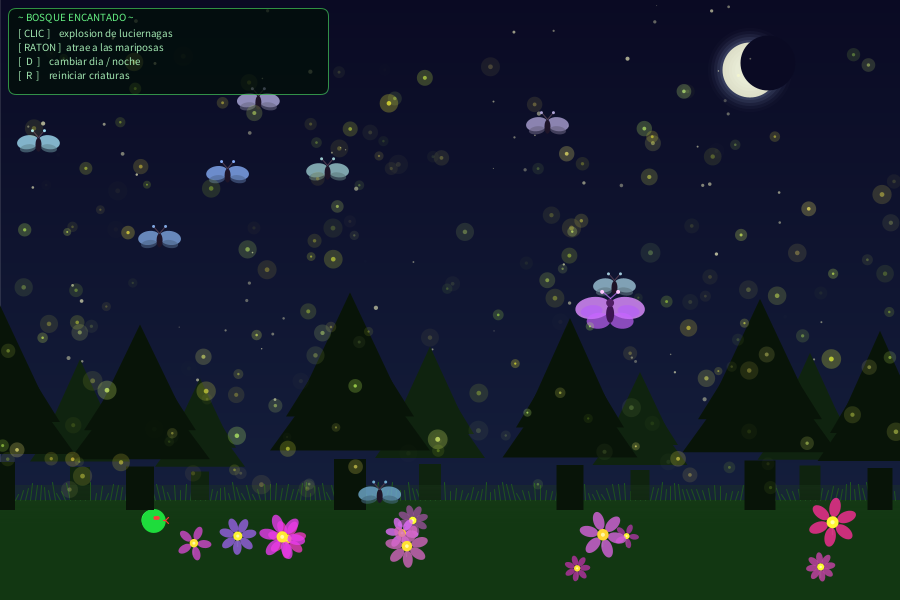
Frame 1 (no input)
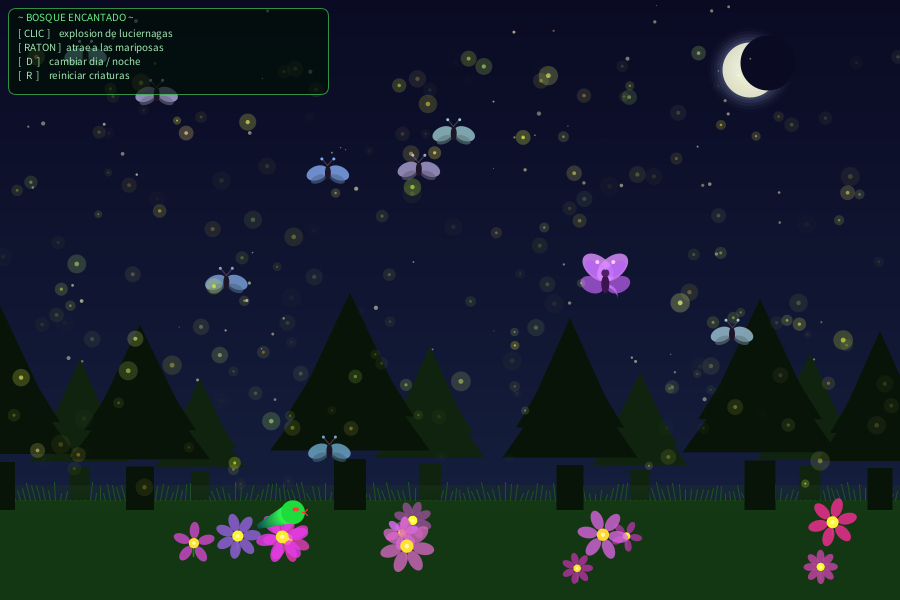
Frame 60 (the mouse pressed at the canvas centre just before this capture)
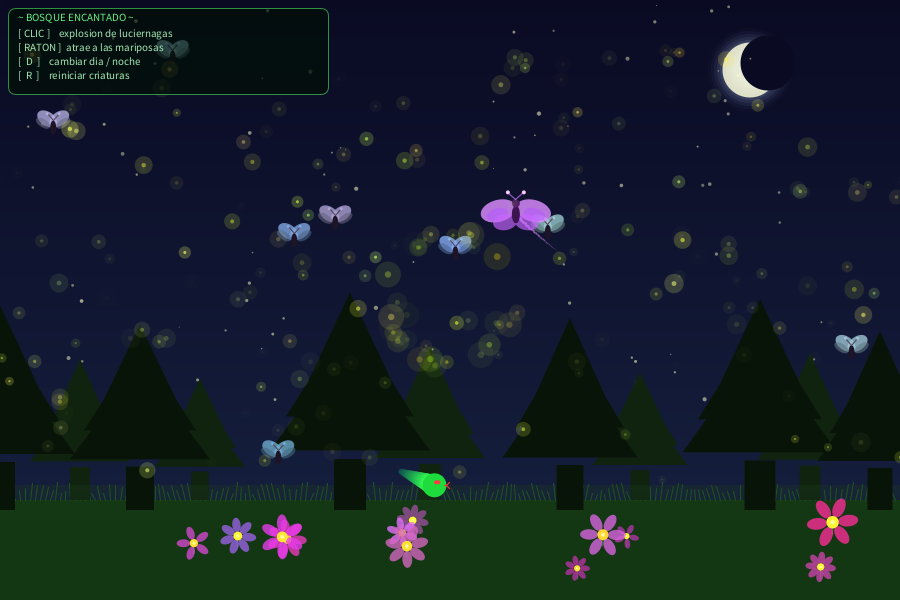
Frame 120 (the mouse held since frame 60 and released just before this capture)

The Processing sketch that drew these frames (run headless with seeded random() and noise(); from frame 60 on, the mouse is pressed at the canvas centre):

// Processing sketch: BosqueEncantado
// ── BosqueEncantado.pde
// ============================================================
//  BOSQUE ENCANTADO – Escenario interactivo
//  Asignatura: Simulación
//  Autor: José Luis García Valverde — Grupo 1.1 (jl.garciavalverde@um.es)
//  Fecha: Marzo 2026
// ============================================================
//
//  CÓMO INTERACTUAR:
//  - Haz clic en cualquier lugar para crear una explosión de luciérnagas.
//  - Mueve el ratón para atraer a las Mariposas Sinusoidales.
//  - Pulsa la tecla [D] para activar/desactivar el "modo día".
//  - Pulsa la tecla [R] para reiniciar todas las criaturas.
//
// ============================================================

// --- Variables globales ---
SistemaBrillo   sistemaBrillo;      // Sistema de partículas (luciérnagas)
Sierpe          sierpe;             // Movimiento RECTILÍNEO (serpiente)
MariposaRuido   mariposa;           // Movimiento por RUIDO (noise)
ArrayList<MariposaS>  mariposas;    // Movimiento SINUSOIDAL (bandada)
ArrayList<Flor>       flores;       // Movimiento de GIRO (rotación)

boolean modoDia  = false;           // Estado del "modo día"
float   transDia = 0;               // 0 = noche pura, 1 = día pleno (transición suave)

// Datos de la hierba (pre-generados para animar el ondeo cada frame)
float[] hierba_x;
float[] hierba_h;

// Paleta del fondo
color CIELO_NOCHE  = color(10,  10,  35);
color CIELO_DIA    = color(100, 170, 255);
color SUELO_COLOR  = color(18,  55,  18);
color NIEBLA_COLOR = color(30,  60,  30, 80);

// ============================================================
void setup() {
  size(900, 600);
  colorMode(RGB, 255);

  sistemaBrillo = new SistemaBrillo(200);   // 200 luciérnagas
  sierpe        = new Sierpe();

  // Pre-generar posiciones y alturas de cada brizna de hierba
  int numBriznas = width / 5;
  hierba_x = new float[numBriznas];
  hierba_h = new float[numBriznas];
  randomSeed(7);
  for (int i = 0; i < numBriznas; i++) {
    hierba_x[i] = i * 5.0;
    hierba_h[i] = random(5, 18);
  }
  randomSeed(millis());
  mariposa      = new MariposaRuido();

  // Bandada de mariposas sinusoidales
  mariposas = new ArrayList<MariposaS>();
  for (int i = 0; i < 8; i++) {
    mariposas.add(new MariposaS(random(width), random(100, height - 100)));
  }

  // Flores giratorias distribuidas por el suelo
  flores = new ArrayList<Flor>();
  for (int i = 0; i < 12; i++) {
    flores.add(new Flor(random(40, width - 40), random(height - 90, height - 30)));
  }
}

// ============================================================
void draw() {
  // Transición suave entre noche y día (~1.5 s para completarse)
  transDia = lerp(transDia, modoDia ? 1.0 : 0.0, 0.02);

  // --- Capas de dibujo (de atrás hacia adelante) ---

  // 1. Cielo, suelo y hierba
  dibujarFondo();

  // 2. Árboles del fondo (plano lejano)
  dibujarArbolesLejanos();

  // 3. Niebla del suelo
  dibujarNiebla();

  // 4. Flores giratorias en el suelo (ROTACIÓN)
  for (Flor f : flores) {
    f.actualizar();
    f.dibujar();
  }

  // 5. Sierpe en el suelo (MOVIMIENTO RECTILÍNEO)
  sierpe.actualizar();
  sierpe.dibujar();

  // 6. Árboles de primer plano — tapan parcialmente lo del suelo
  dibujarArbolesCercanos();

  // 7. Mariposas sinusoidales volando (SENO)
  for (MariposaS ms : mariposas) {
    ms.actualizar();
    ms.dibujar();
  }

  // 8. Mariposa de ruido volando (NOISE)
  mariposa.actualizar();
  mariposa.dibujar();

  // 9. Sistema de partículas: luciérnagas
  sistemaBrillo.actualizar();
  sistemaBrillo.dibujar();

  // 10. HUD con instrucciones
  dibujarHUD();
}

// ============================================================
// Eventos de teclado y ratón
// ============================================================
void mousePressed() {
  // Explosión de luciérnagas en el punto de clic
  sistemaBrillo.explotar(mouseX, mouseY, 30);
}

void keyPressed() {
  if (key == 'd' || key == 'D') {
    modoDia = !modoDia;
  }
  if (key == 'r' || key == 'R') {
    sierpe        = new Sierpe();
    mariposa      = new MariposaRuido();
    mariposas.clear();
    for (int i = 0; i < 8; i++) {
      mariposas.add(new MariposaS(random(width), random(100, height - 100)));
    }
  }
}

// ============================================================
// Funciones auxiliares de dibujo del escenario
// ============================================================

/** Dibuja el gradiente de cielo y el suelo con transición suave día/noche. */
void dibujarFondo() {
  // Colores del cielo interpolados con transDia
  color cieloTop = lerpColor(CIELO_NOCHE,       color(100, 170, 255), transDia);
  color cieloBot = lerpColor(color(20, 30, 60), color(180, 230, 255), transDia);

  // Gradiente vertical del cielo
  noFill();
  for (int y = 0; y < height - 100; y++) {
    float t = map(y, 0, height - 100, 0, 1);
    stroke(lerpColor(cieloTop, cieloBot, t));
    line(0, y, width, y);
  }
  noStroke();

  // --- LUNA (se desvanece al amanecer) ---
  float alfaNoche = 1 - transDia;
  if (alfaNoche > 0.02) {
    // Aura difusa en capas
    for (int r = 90; r > 28; r -= 6) {
      float a = map(r, 28, 90, 50, 0) * alfaNoche;
      fill(180, 200, 255, (int)a);
      ellipse(750, 70, r, r);
    }
    // Disco lunar
    fill(255, 255, 220, (int)(210 * alfaNoche));
    ellipse(750, 70, 55, 55);
    // "Mordisco" cuyo color sigue el cielo actual
    fill(red(cieloTop), green(cieloTop), blue(cieloTop), (int)(255 * alfaNoche));
    ellipse(768, 63, 55, 55);
  }

  // --- ESTRELLAS parpadeantes (se desvanecen al amanecer) ---
  if (alfaNoche > 0.02) {
    randomSeed(42);
    for (int i = 0; i < 80; i++) {
      float sx = random(width);
      float sy = random(height - 200);
      float sr = random(0.5, 2.2);
      // Parpadeo orgánico con noise()
      float brillo = noise(sx * 0.04, sy * 0.04, frameCount * 0.012);
      float alpha  = map(brillo, 0, 1, 40, 220) * alfaNoche;
      fill(255, 255, 200, alpha);
      ellipse(sx, sy, sr * 2, sr * 2);
    }
    randomSeed(millis());
  }

  // --- SOL (aparece al amanecer) ---
  if (transDia > 0.02) {
    // Halo solar
    for (int r = 130; r > 40; r -= 8) {
      float a = map(r, 40, 130, 55, 0) * transDia;
      fill(255, 230, 80, (int)a);
      ellipse(750, 80, r, r);
    }
    // Disco solar
    fill(255, 220, 50, (int)(255 * transDia));
    ellipse(750, 80, 70, 70);
    // Rayos que giran lentamente
    stroke(255, 220, 50, (int)(140 * transDia));
    strokeWeight(2);
    float rotSol = frameCount * 0.004;
    for (int a = 0; a < 12; a++) {
      float ang = TWO_PI / 12 * a + rotSol;
      line(750 + cos(ang)*40, 80 + sin(ang)*40,
           750 + cos(ang)*58, 80 + sin(ang)*58);
    }
    strokeWeight(1);
    noStroke();
  }

  // --- SUELO (más claro y verde de día) ---
  color sueloDia = color(35, 100, 35);
  fill(lerpColor(SUELO_COLOR, sueloDia, transDia));
  noStroke();
  rect(0, height - 100, width, 100);

  // --- HIERBA ANIMADA (ondeo senoidal según el "viento") ---
  color hierbaDia   = color(55, 160, 55);
  color hierbaNoche = color(30,  90, 30);
  stroke(lerpColor(hierbaNoche, hierbaDia, transDia));
  strokeWeight(1);
  for (int i = 0; i < hierba_x.length; i++) {
    float ondeo = sin(frameCount * 0.04 + hierba_x[i] * 0.07) * 3.5;
    line(hierba_x[i], height - 100,
         hierba_x[i] + ondeo, height - 100 - hierba_h[i]);
  }
  strokeWeight(1);
  noStroke();
}

/** Dibuja los árboles del fondo (plano lejano, más pequeños y claros). */
void dibujarArbolesLejanos() {
  dibujarArbol(80,  height - 100, 20, 110, color(15, 35, 15), color(35, 90, 35));
  dibujarArbol(200, height - 100, 18, 95,  color(15, 35, 15), color(35, 90, 35));
  dibujarArbol(430, height - 100, 22, 120, color(15, 35, 15), color(35, 90, 35));
  dibujarArbol(640, height - 100, 19, 100, color(15, 35, 15), color(35, 90, 35));
  dibujarArbol(810, height - 100, 21, 115, color(15, 35, 15), color(35, 90, 35));
}

/** Dibuja los árboles de primer plano (más grandes y oscuros, tapan a las criaturas del suelo). */
void dibujarArbolesCercanos() {
  dibujarArbol(0,   height - 90, 30, 160, color(8, 20, 8), color(22, 65, 22));
  dibujarArbol(140, height - 90, 28, 145, color(8, 20, 8), color(22, 65, 22));
  dibujarArbol(350, height - 90, 32, 170, color(8, 20, 8), color(22, 65, 22));
  dibujarArbol(570, height - 90, 27, 150, color(8, 20, 8), color(22, 65, 22));
  dibujarArbol(760, height - 90, 31, 165, color(8, 20, 8), color(22, 65, 22));
  dibujarArbol(880, height - 90, 25, 140, color(8, 20, 8), color(22, 65, 22));
}

/** Dibuja un árbol genérico en (x,y) con grosor de tronco w y altura h. */
void dibujarArbol(float x, float y, float w, float h, color cNoche, color cDia) {
  color c = lerpColor(cNoche, cDia, transDia);
  noStroke();
  fill(c);
  // Tronco
  rect(x - w/2, y - h * 0.3, w, h * 0.3);
  // Copa triangular (tres triángulos escalonados)
  triangle(x - w*2.5, y - h*0.35,
           x + w*2.5, y - h*0.35,
           x,         y - h);
  triangle(x - w*2.0, y - h*0.55,
           x + w*2.0, y - h*0.55,
           x,         y - h * 1.15);
  triangle(x - w*1.4, y - h*0.72,
           x + w*1.4, y - h*0.72,
           x,         y - h * 1.28);
}

/** Dibuja una capa de niebla/ambiente en el suelo, adaptada al momento del día. */
void dibujarNiebla() {
  noStroke();
  // De noche: neblina verde oscura. De día: neblina verde clara casi blanca.
  color niebla = lerpColor(NIEBLA_COLOR, color(200, 230, 200, 60), transDia);
  for (int y = height - 115; y < height - 75; y++) {
    float alpha = map(y, height - 115, height - 75, 80, 0);
    fill(red(niebla), green(niebla), blue(niebla), alpha);
    rect(0, y, width, 1);
  }
}

/** Muestra las instrucciones en pantalla con estética de bosque. */
void dibujarHUD() {
  // Fondo oscuro translúcido con borde verde mágico
  fill(0, 15, 5, 175);
  stroke(60, 180, 80, 200);
  strokeWeight(1);
  rect(8, 8, 320, 86, 8);
  noStroke();
  // Título
  fill(100, 240, 130);
  textSize(11);
  textAlign(LEFT, TOP);
  text("~ BOSQUE ENCANTADO ~", 18, 13);
  // Instrucciones
  fill(180, 255, 195, 230);
  text("[ CLIC ]    explosion de luciernagas", 18, 29);
  text("[ RATON ]  atrae a las mariposas",      18, 43);
  text("[  D  ]    cambiar dia / noche",         18, 57);
  text("[  R  ]    reiniciar criaturas",          18, 71);
}

// ── Flor.pde
// ============================================================
//  CLASE: Flor
//  TIPO DE MOVIMIENTO: GIRO (rotación)
//
//  Flor mágica del suelo del bosque cuyo centro gira
//  continuamente y cuyos pétalos oscilan con una rotación
//  adicional. Representa el movimiento de GIRO/ROTACIÓN.
// ============================================================
class Flor {
  PVector posicion;
  float   angulo;         // ángulo de rotación actual
  float   velocidadGiro;  // velocidad angular (rad/frame)
  int     numPetalos;
  float   radioPetalo;
  float   radioNucleo;
  color   colorPetalo;
  color   colorNucleo;
  float   escala;         // para animar el "pulso"

  Flor(float x, float y) {
    posicion      = new PVector(x, y);
    angulo        = random(TWO_PI);
    velocidadGiro = random(0.01, 0.04) * (random(1) > 0.5 ? 1 : -1);
    numPetalos    = int(random(5, 9));
    radioPetalo   = random(8, 18);
    radioNucleo   = radioPetalo * 0.4;
    // Colores mágicos variados
    colorPetalo = color(random(150,255), random(30,120), random(150,255), 200);
    colorNucleo = color(255, random(200,255), 50);
    escala      = 1;
  }

  /** Incrementa el ángulo → rotación continua. Anima el "pulso". */
  void actualizar() {
    angulo += velocidadGiro;
    // Pulso de escala con seno para un efecto "vivo"
    escala = 1 + sin(frameCount * 0.05 + posicion.x) * 0.12;
  }

  /** Dibuja la flor rotada y escalada. */
  void dibujar() {
    pushMatrix();
    translate(posicion.x, posicion.y);
    scale(escala);

    // Tallo
    stroke(40, 120, 40);
    strokeWeight(1.5);
    line(0, 0, 0, 12);
    noStroke();

    // Pétalos (dispuestos en círculo, todos girados por 'angulo')
    rotate(angulo);
    for (int i = 0; i < numPetalos; i++) {
      float theta = map(i, 0, numPetalos, 0, TWO_PI);
      pushMatrix();
      rotate(theta);
      fill(colorPetalo);
      // Cada pétalo es una elipse descentrada
      ellipse(0, -radioPetalo, radioPetalo * 0.75, radioPetalo * 1.3);
      popMatrix();
    }

    // Núcleo brillante
    fill(colorNucleo);
    ellipse(0, 0, radioNucleo * 2, radioNucleo * 2);
    // Brillo central
    fill(255, 255, 200, 200);
    ellipse(0, 0, radioNucleo * 0.7, radioNucleo * 0.7);

    popMatrix();
  }
}

// ── MariposaRuido.pde
// ============================================================
//  CLASE: MariposaRuido
//  TIPO DE MOVIMIENTO: NOISE (Perlin noise)
//
//  Una gran mariposa mágica cuya trayectoria está determinada
//  íntegramente por la función noise() de Processing,
//  produciendo un vuelo orgánico e impredecible.
// ============================================================
class MariposaRuido {
  PVector posicion;
  float   tX, tY;       // offsets de tiempo en el espacio de ruido
  float   velocidad;
  float   anguloAlas;
  // Estela: historial de posiciones
  int     largoEstela;
  float[] estelaX, estelaY;
  color   colorCuerpo;

  MariposaRuido() {
    posicion    = new PVector(random(100, width - 100), random(80, height - 150));
    tX          = random(1000);
    tY          = random(1000);
    velocidad   = 2.5;
    largoEstela = 30;
    estelaX     = new float[largoEstela];
    estelaY     = new float[largoEstela];
    anguloAlas  = 0;
    colorCuerpo = color(220, 140, 255);  // violeta mágico

    for (int i = 0; i < largoEstela; i++) {
      estelaX[i] = posicion.x;
      estelaY[i] = posicion.y;
    }
  }

  /** La posición se actualiza mediante ruido de Perlin en dos ejes. */
  void actualizar() {
    // Mappear noise(0..1) a un rango de velocidad (-vel, +vel)
    float vx = map(noise(tX), 0, 1, -velocidad, velocidad);
    float vy = map(noise(tY), 0, 1, -velocidad, velocidad);

    // Avanzar offsets de tiempo para obtener movimiento continuo
    tX += 0.007;
    tY += 0.007;

    // Actualizar estela
    for (int i = largoEstela - 1; i > 0; i--) {
      estelaX[i] = estelaX[i - 1];
      estelaY[i] = estelaY[i - 1];
    }
    estelaX[0] = posicion.x;
    estelaY[0] = posicion.y;

    posicion.x += vx;
    posicion.y += vy;

    // Mantener dentro del escenario con rebote suave
    if (posicion.x < 30)           { posicion.x = 30;           tX += 0.5; }
    if (posicion.x > width - 30)   { posicion.x = width - 30;   tX += 0.5; }
    if (posicion.y < 40)           { posicion.y = 40;            tY += 0.5; }
    if (posicion.y > height - 120) { posicion.y = height - 120;  tY += 0.5; }

    anguloAlas = sin(frameCount * 0.18) * 0.7;
  }

  /** Dibuja la estela mágica y la mariposa. */
  void dibujar() {
    // Estela de polvo mágico
    noFill();
    for (int i = 1; i < largoEstela; i++) {
      float alpha = map(i, 0, largoEstela, 160, 0);
      stroke(red(colorCuerpo), green(colorCuerpo), blue(colorCuerpo), alpha);
      strokeWeight(map(i, 0, largoEstela, 3, 0.3));
      line(estelaX[i-1], estelaY[i-1], estelaX[i], estelaY[i]);
    }
    noStroke();

    // --- Cuerpo de la mariposa ---
    pushMatrix();
    translate(posicion.x, posicion.y);

    // Alas (más grandes que MariposaS — es la "mariposa reina")
    // Ala superior izquierda
    pushMatrix();
    rotate(-anguloAlas);
    fill(220, 140, 255, 210);
    ellipse(-16, -8, 36, 22);
    fill(180, 90, 255, 140);
    ellipse(-18, -5, 22, 12);
    popMatrix();

    // Ala superior derecha
    pushMatrix();
    rotate(anguloAlas);
    fill(220, 140, 255, 210);
    ellipse(16, -8, 36, 22);
    fill(180, 90, 255, 140);
    ellipse(18, -5, 22, 12);
    popMatrix();

    // Ala inferior izquierda
    pushMatrix();
    rotate(-anguloAlas * 0.6);
    fill(200, 100, 255, 170);
    ellipse(-12, 6, 24, 16);
    popMatrix();

    // Ala inferior derecha
    pushMatrix();
    rotate(anguloAlas * 0.6);
    fill(200, 100, 255, 170);
    ellipse(12, 6, 24, 16);
    popMatrix();

    // Cuerpo
    fill(60, 20, 80);
    ellipse(0, 0, 8, 18);

    // Cabeza
    fill(80, 30, 100);
    ellipse(0, -11, 8, 8);

    // Antenas con brillo
    stroke(200, 120, 255, 180);
    strokeWeight(1.2);
    line(0, -15, -8, -22);
    line(0, -15,  8, -22);
    fill(255, 200, 255);
    noStroke();
    ellipse(-8, -22, 4, 4);
    ellipse( 8, -22, 4, 4);

    popMatrix();
  }
}

// ── MariposaS.pde
// ============================================================
//  CLASE: MariposaS
//  TIPO DE MOVIMIENTO: SINUSOIDAL
//
//  Mariposa que avanza horizontalmente mientras oscila en Y
//  siguiendo una onda senoidal. Se ve atraída hacia el ratón.
// ============================================================
class MariposaS {
  PVector posicion;
  float   posicionBaseY; // centro de la oscilación sinusoidal en Y
  float   velocidadX;   // velocidad horizontal constante
  float   amplitud;     // amplitud de la onda
  float   frecuencia;   // frecuencia de la onda
  float   fase;         // desfase individual
  float   anguloAlas;   // para animar las alas
  color   colorCuerpo;

  MariposaS(float x, float y) {
    posicion      = new PVector(x, y);
    posicionBaseY = y;
    velocidadX    = random(0.8, 2.2) * (random(1) > 0.5 ? 1 : -1);
    amplitud      = random(15, 40);
    frecuencia    = random(0.02, 0.05);
    fase          = random(TWO_PI);
    anguloAlas    = 0;
    colorCuerpo   = color(random(100,180), random(150,255), random(200,255));
  }

  /** Actualiza la posición con movimiento sinusoidal + atracción suave al ratón. */
  void actualizar() {
    // Movimiento horizontal
    posicion.x += velocidadX;

    // Componente vertical sinusoidal pura: posición absoluta desde la base
    posicion.y = posicionBaseY + sin(frameCount * frecuencia + fase) * amplitud;

    // Atracción suave hacia el ratón: se desplaza la BASE de la oscilación
    float dx = mouseX - posicion.x;
    float dy = mouseY - posicionBaseY;
    float distRaton = sqrt(dx * dx + dy * dy);
    if (distRaton < 150) {
      posicion.x    += dx * 0.01;
      posicionBaseY += dy * 0.01;
    }

    // Rebotes en los bordes
    if (posicion.x < 20 || posicion.x > width - 20)  velocidadX *= -1;
    posicionBaseY = constrain(posicionBaseY, 40 + amplitud, height - 120 - amplitud);

    // Animación de alas
    anguloAlas = sin(frameCount * 0.25) * 0.6;
  }

  /** Dibuja la mariposa como dos elipses (alas) y un óvalo central (cuerpo). */
  void dibujar() {
    pushMatrix();
    translate(posicion.x, posicion.y);

    // Las alas se "abren y cierran" con rotación
    noStroke();

    // Ala izquierda
    pushMatrix();
    rotate(-anguloAlas);
    fill(red(colorCuerpo), green(colorCuerpo), blue(colorCuerpo), 200);
    ellipse(-10, -4, 22, 14);
    // Detalle ala
    fill(red(colorCuerpo)*0.6, green(colorCuerpo)*0.6, blue(colorCuerpo)*0.6, 150);
    ellipse(-11, 2, 16, 8);
    popMatrix();

    // Ala derecha
    pushMatrix();
    rotate(anguloAlas);
    fill(red(colorCuerpo), green(colorCuerpo), blue(colorCuerpo), 200);
    ellipse(10, -4, 22, 14);
    fill(red(colorCuerpo)*0.6, green(colorCuerpo)*0.6, blue(colorCuerpo)*0.6, 150);
    ellipse(11, 2, 16, 8);
    popMatrix();

    // Cuerpo
    fill(30, 20, 40);
    ellipse(0, 0, 6, 14);

    // Antenas
    stroke(80, 60, 80);
    strokeWeight(1);
    line(0, -7, -6, -14);
    line(0, -7,  6, -14);
    fill(red(colorCuerpo), green(colorCuerpo), blue(colorCuerpo));
    noStroke();
    ellipse(-6, -14, 3, 3);
    ellipse( 6, -14, 3, 3);

    popMatrix();
  }
}

// ── Sierpe.pde
// ============================================================
//  CLASE: Sierpe
//  TIPO DE MOVIMIENTO: RECTILÍNEO (con rebote)
//
//  Una serpiente mágica que se desplaza en línea recta por el
//  suelo del bosque y rebota al llegar a los límites.
// ============================================================
class Sierpe {
  PVector posicion;
  PVector velocidad;    // velocidad constante → movimiento rectilíneo
  int     numSegmentos;
  float[] histX, histY; // historial de posiciones para el cuerpo
  float   radio;
  color   colorCuerpo;

  Sierpe() {
    posicion     = new PVector(random(50, width - 50), height - 80);
    velocidad    = new PVector(random(1.5, 3) * (random(1) > 0.5 ? 1 : -1),
                               random(0.4, 1.0) * (random(1) > 0.5 ? 1 : -1));
    numSegmentos = 14;
    histX        = new float[numSegmentos];
    histY        = new float[numSegmentos];
    radio        = 10;
    colorCuerpo  = color(50, 200, 80);

    // Inicializar historial en la posición actual
    for (int i = 0; i < numSegmentos; i++) {
      histX[i] = posicion.x;
      histY[i] = posicion.y;
    }
  }

  /** Mueve la serpiente en línea recta y rebota en los bordes. */
  void actualizar() {
    // Desplazar historial (cada segmento sigue al anterior)
    for (int i = numSegmentos - 1; i > 0; i--) {
      histX[i] = histX[i - 1];
      histY[i] = histY[i - 1];
    }
    histX[0] = posicion.x;
    histY[0] = posicion.y;

    // Movimiento rectilíneo puro
    posicion.add(velocidad);

    // Rebote en los cuatro bordes (movimiento rectilíneo diagonal)
    if (posicion.x < radio || posicion.x > width - radio) {
      velocidad.x *= -1;
    }
    if (posicion.y < height - 130 || posicion.y > height - 55) {
      velocidad.y *= -1;
    }
  }

  /** Dibuja la serpiente como una cadena de círculos. */
  void dibujar() {
    noStroke();
    for (int i = numSegmentos - 1; i >= 0; i--) {
      float t      = map(i, 0, numSegmentos - 1, 1, 0.3);  // degradado cola→cabeza
      float r      = radio * t;
      float bright = map(i, 0, numSegmentos - 1, 255, 80);
      fill(red(colorCuerpo) * t, bright, 80);
      ellipse(histX[i], histY[i], r * 2, r * 2);
    }

    // Cabeza con ojos
    fill(30, 220, 60);
    ellipse(posicion.x, posicion.y, radio * 2.4, radio * 2.4);
    // Ojos
    fill(255, 60, 60);
    float dirX = (velocidad.x > 0) ? 4 : -4;
    ellipse(posicion.x + dirX,     posicion.y - 3, 4, 4);
    ellipse(posicion.x + dirX * 0.4, posicion.y - 3, 4, 4);
    // Lengua bífida
    stroke(255, 50, 50);
    strokeWeight(1.2);
    float lx = posicion.x + (velocidad.x > 0 ? radio + 2 : -(radio + 2));
    line(posicion.x + (velocidad.x > 0 ? radio : -radio), posicion.y, lx, posicion.y);
    line(lx, posicion.y, lx + (velocidad.x > 0 ? 3 : -3), posicion.y - 3);
    line(lx, posicion.y, lx + (velocidad.x > 0 ? 3 : -3), posicion.y + 3);
    strokeWeight(1);
    noStroke();
  }
}

// ── SistemaBrillo.pde
// ============================================================
//  CLASE: Luciernaga  (una sola partícula)
//  CLASE: SistemaBrillo  (gestor del sistema de partículas)
// ============================================================

/** Una partícula luminosa que flota en el escenario. */
class Luciernaga {
  PVector posicion;
  PVector velocidad;
  float   vida;        // de 255 hacia 0
  float   vidaMax;
  float   radio;
  color   colorBase;

  // -- Constructor para luciérnagas ambientales --
  Luciernaga() {
    posicion  = new PVector(random(width), random(50, height - 110));
    velocidad = new PVector(random(-0.6, 0.6), random(-0.8, 0.2));
    vidaMax   = random(120, 255);
    vida      = random(vidaMax);
    radio     = random(2, 5);
    colorBase = color(random(180,255), random(220,255), random(50,120));
  }

  // -- Constructor para partículas de explosión --
  Luciernaga(float x, float y) {
    posicion  = new PVector(x, y);
    float angulo = random(TWO_PI);
    float speed  = random(1.5, 5);
    velocidad = new PVector(cos(angulo) * speed, sin(angulo) * speed);
    vidaMax   = random(80, 180);
    vida      = vidaMax;
    radio     = random(3, 7);
    colorBase = color(random(150,255), random(200,255), random(0,100));
  }

  /** Actualiza posición y vida. */
  void actualizar() {
    // Pequeño titileo: la velocidad oscila suavemente
    velocidad.x += random(-0.08, 0.08);
    velocidad.y += random(-0.08, 0.08);
    velocidad.limit(1.2);

    posicion.add(velocidad);

    // Rebote en los bordes
    if (posicion.x < 0 || posicion.x > width)  velocidad.x *= -1;
    if (posicion.y < 50 || posicion.y > height - 110) velocidad.y *= -1;

    vida -= 1.2;
  }

  boolean estaMuerta() {
    return vida <= 0;
  }

  void dibujar() {
    // Las luciérnagas se atenúan cuando sale el sol (usan transDia global)
    float alpha = constrain(vida, 0, 180) * (1 - transDia * 0.88);
    if (alpha < 2) return;  // no dibujar si es casi invisible
    // Halo exterior difuso
    noStroke();
    fill(red(colorBase), green(colorBase), blue(colorBase), alpha * 0.35);
    ellipse(posicion.x, posicion.y, radio * 4, radio * 4);
    // Núcleo brillante
    fill(red(colorBase), green(colorBase), blue(colorBase), alpha);
    ellipse(posicion.x, posicion.y, radio, radio);
  }
}

// ============================================================

/** Gestiona el conjunto de luciérnagas (partículas ambientales + explosiones). */
class SistemaBrillo {
  ArrayList<Luciernaga> particulas;
  int cantidadBase;

  SistemaBrillo(int n) {
    cantidadBase = n;
    particulas   = new ArrayList<Luciernaga>();
    for (int i = 0; i < cantidadBase; i++) {
      particulas.add(new Luciernaga());
    }
  }

  /** Actualiza todas las partículas y reemplaza las muertas por nuevas. */
  void actualizar() {
    for (int i = particulas.size() - 1; i >= 0; i--) {
      Luciernaga l = particulas.get(i);
      l.actualizar();
      if (l.estaMuerta()) {
        particulas.remove(i);
        // Solo regenera si estamos por debajo de la cantidad base
        if (particulas.size() < cantidadBase) {
          particulas.add(new Luciernaga());
        }
      }
    }
  }

  /** Dibuja todas las partículas. */
  void dibujar() {
    for (Luciernaga l : particulas) {
      l.dibujar();
    }
  }

  /**
   * Crea una explosión de 'cantidad' partículas en (x, y).
   * Las partículas extras se añaden temporalmente y desaparecen solas.
   */
  void explotar(float x, float y, int cantidad) {
    for (int i = 0; i < cantidad; i++) {
      particulas.add(new Luciernaga(x, y));
    }
  }
}
